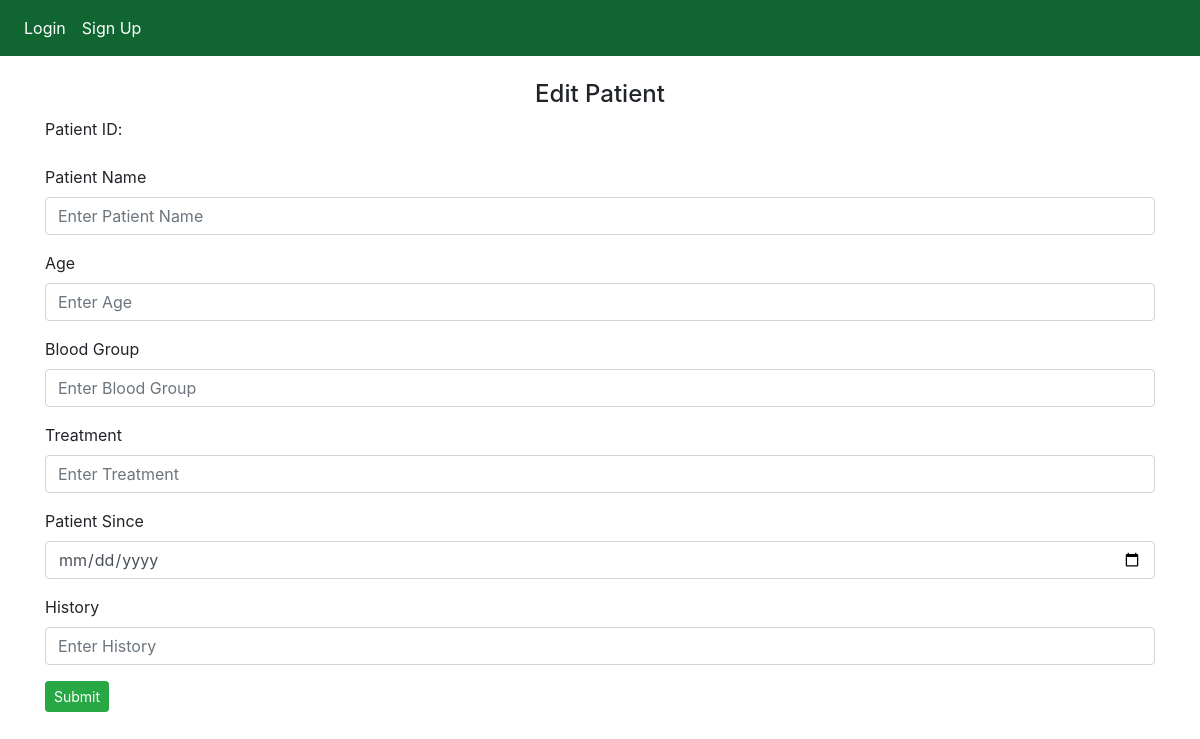
The app's page /fetch_patient?id=1&action=edit, older data.
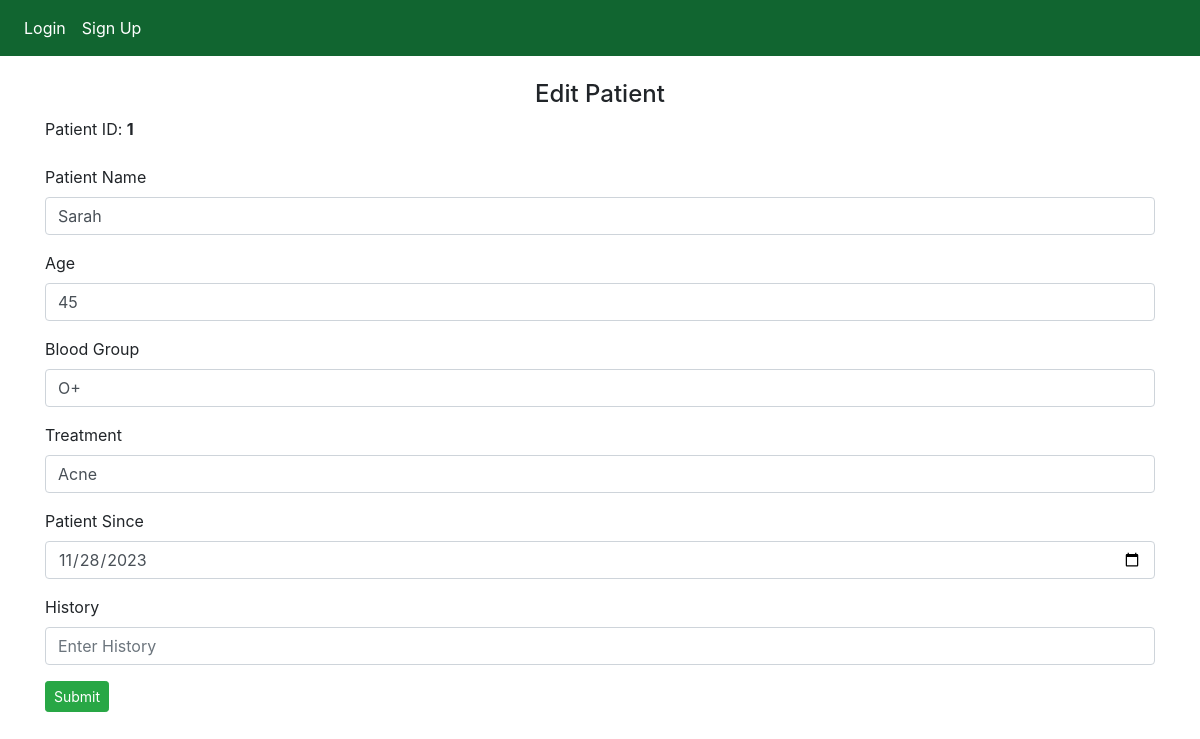
The same page, newer data.
### website/models.py (models this page shows)
@dataclass
class Patient(db.Model):
    id = db.Column(db.Integer, primary_key=True, autoincrement=True)
    name = db.Column(db.String(150))
    age = db.Column(db.Integer)
    blood_group = db.Column(db.String(150))
    treatment = db.Column(db.String(300))
    patient_since = db.Column(db.Date())
    history = db.Column(db.String(300))
    created_date = db.Column(db.DateTime(timezone=True), default=func.now())

### website/patients.py (the view)
@patients.route('/fetch_patient', methods=['GET'])
def fetch_patient():
    patientId = request.args.get('id')
    patient = Patient.query.get(patientId)
    action = request.args.get('action')
    if action == 'edit':
        return render_template("patients/edit_patients.html", user=current_user, data=patient)
    return render_template("patients/upload_documents.html", user=current_user, data=patient)

### website/templates/patients/edit_patients.html (shortened to what this page needs)
{% extends "base.html" %} {% block title %}Edit Patient{% endblock %}{% block content %}
<br/>
<h4 align="center">Edit Patient</h4>
<div id="edit_patient_div">
    <form method="POST" action="{{ url_for('patients.edit_patient') }}">
        <div class="form-group">
            <label for="id">Patient ID</label>: <b> {{data.id}} </b>
        </div>
        <div class="form-group">
            <label for="name">Patient Name</label>
            <input type="text" class="form-control" id="name" name="name" placeholder="Enter Patient Name" value="{{data.name}}"/>
        </div>
        <div class="form-group">
            <label for="age">Age</label>
            <input type="text" class="form-control" id="age" name="age" placeholder="Enter Age" value="{{data.age}}"/>
        </div>
        <div class="form-group">
            <label for="bloodGroup">Blood Group</label>
            <input type="text" class="form-control" id="bloodGroup" name="bloodGroup" placeholder="Enter Blood Group" value="{{data.blood_group}}"/>
        </div>
        <div class="form-group">
            <label for="treatment">Treatment</label>
            <input type="text" class="form-control" id="treatment" name="treatment" placeholder="Enter Treatment" value="{{data.treatment}}"/>
        </div>
        <div class="form-group">
            <label for="patientSince">Patient Since</label>
            <input type="date" class="form-control" id="patientSince" name="patientSince" placeholder="Enter Patient Since Date" value="{{data.patient_since}}"/>
        </div>
        <div class="form-group">
            <label for="history">History</label>
            <input type="text" class="form-control" id="history" name="history" placeholder="Enter History" value="{{data.history}}"/>
        </div>
        <button type="submit" class="btn btn-success btn-sm">Submit</button>
    </form>
</div>
{% endblock %}

Row changes from the older to the newer data that the page shows:
added Patient: id "1", name "Sarah", age "45", bloodGroup "O+", treatment "Acne", patientSince "11/28/2023"
